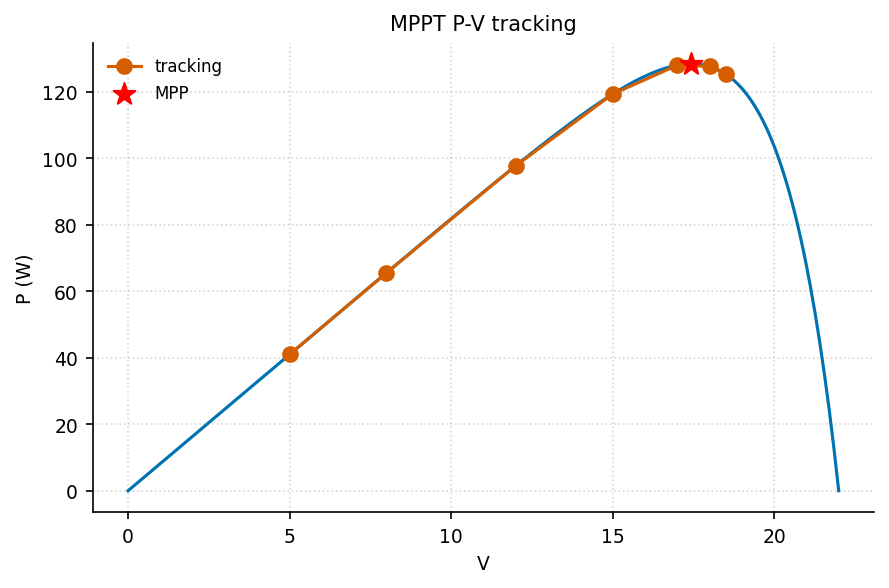

Recreate this plot in Python.
"""pv_mppt: MPPT 追踪过程（P-V 曲线 + 工作点轨迹）."""
import sys, os; sys.path.insert(0, os.path.join(os.path.dirname(os.path.abspath(__file__)), '..', '..', '_utils', 'python'))
import numpy as np
import matplotlib.pyplot as plt
from theme import apply_theme
from palette import cycle

def make_figure(title='MPPT P-V tracking'):
    apply_theme()
    V = np.linspace(0, 22, 300)
    Isc = 8.2; Voc = 22
    I = np.clip(Isc * (1 - np.exp((V - Voc)/2)), 0, Isc); P = V * I
    fig, ax = plt.subplots()
    ax.plot(V, P, color=cycle(0))
    track_V = np.array([5, 8, 12, 15, 17, 18, 18.5])
    track_P = np.interp(track_V, V, P)
    ax.plot(track_V, track_P, '-o', color=cycle(1), markersize=7, label='tracking')
    Vmp = V[np.argmax(P)]
    ax.scatter(Vmp, P.max(), s=120, c='red', zorder=5, marker='*', label='MPP')
    ax.set_xlabel('V'); ax.set_ylabel('P (W)'); ax.set_title(title)
    ax.legend(); ax.grid(True, linestyle=':', alpha=0.5)
    fig.tight_layout()
    return fig

if __name__ == '__main__':
    fig = make_figure(); fig.savefig(__file__.replace('.py', '.png'), dpi=150)
